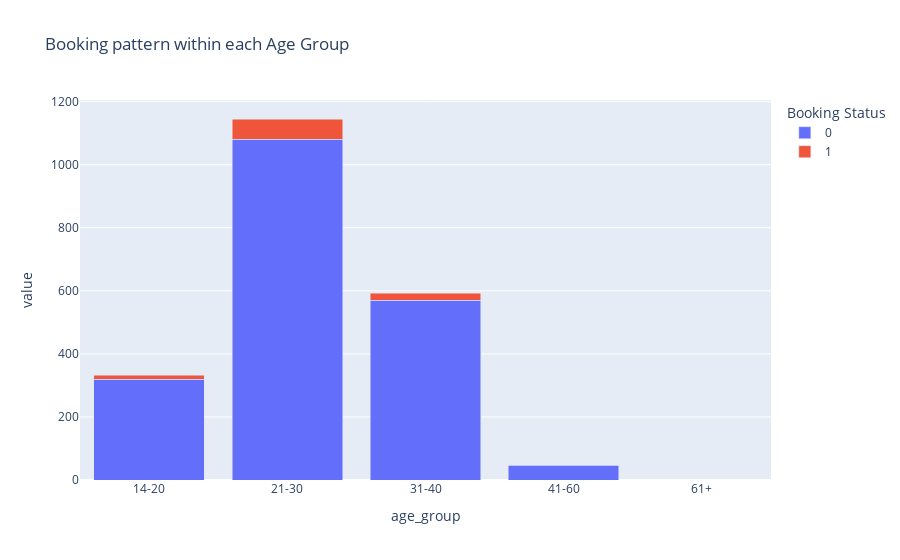

Notebook cell for this chart:
### Code cell
fig = px.bar(age_group_summary, x=age_group_summary.index, y=[0,1],
             labels={'0': 'Booked', '1':'Not Booked'},
             barmode='stack',
             title='Booking pattern within each Age Group',
             )

fig.update_layout(legend_title_text ='Booking Status')
fig.show()

### Figure 1 — Plotly figure (JSON) as saved in the notebook; plotly's stock layout.template omitted (floating-point values rounded to 4 significant figures)
{"data": [{"alignmentgroup": "True", "hovertemplate": "variable=0<br>age_group=%{x}<br>value=%{y}<extra></extra>", "legendgroup": "0", "marker": {"color": "#636efa", "pattern": {"shape": ""}}, "name": "0", "offsetgroup": "0", "orientation": "v", "showlegend": true, "textposition": "auto", "type": "bar", "x": ["14-20", "21-30", "31-40", "41-60", "61+"], "xaxis": "x", "y": [320, 1081, 570, 47, 0], "yaxis": "y"}, {"alignmentgroup": "True", "hovertemplate": "variable=1<br>age_group=%{x}<br>value=%{y}<extra></extra>", "legendgroup": "1", "marker": {"color": "#EF553B", "pattern": {"shape": ""}}, "name": "1", "offsetgroup": "1", "orientation": "v", "showlegend": true, "textposition": "auto", "type": "bar", "x": ["14-20", "21-30", "31-40", "41-60", "61+"], "xaxis": "x", "y": [12, 64, 23, 2, 0], "yaxis": "y"}], "layout": {"barmode": "stack", "legend": {"title": {"text": "Booking Status"}, "tracegroupgap": 0}, "title": {"text": "Booking pattern within each Age Group"}, "xaxis": {"anchor": "y", "domain": [0, 1], "title": {"text": "age_group"}}, "yaxis": {"anchor": "x", "domain": [0, 1], "title": {"text": "value"}}}}
